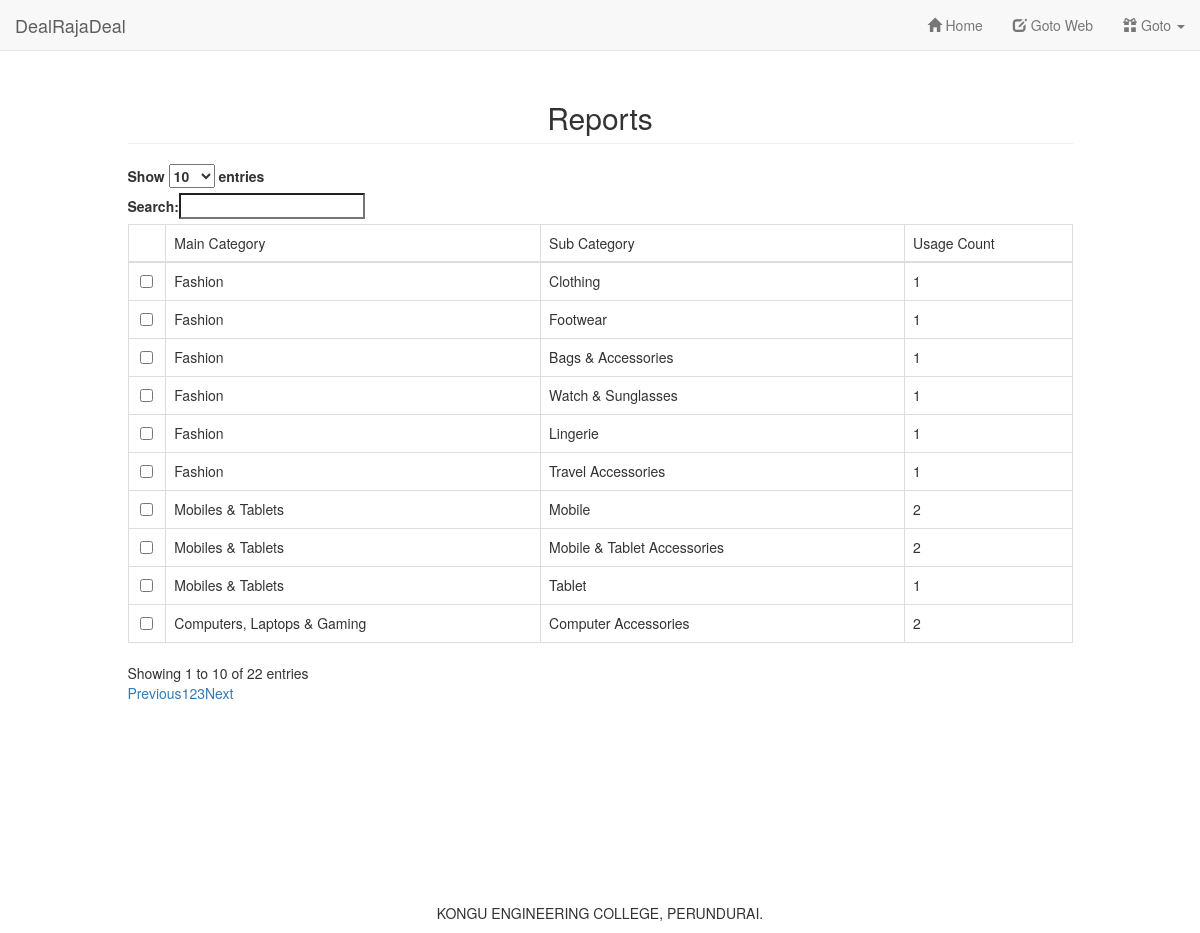
Page /admin/report.php on the committed database.
### tables this page shows
CREATE TABLE `sub_cat` (
  `sub_cat_id` int(10) NOT NULL,
  `cat_id` int(10) NOT NULL,
  `sub_cat_name` varchar(100) NOT NULL
);

CREATE TABLE `category` (
  `cat_id` int(10) NOT NULL,
  `main_cat` varchar(100) NOT NULL,
  `cat_img` varchar(500) NOT NULL
);

CREATE TABLE `user_category` (
  `cpn_cat` int(10) NOT NULL,
  `coupon_id` int(10) NOT NULL,
  `user_id` int(10) NOT NULL,
  `store_id` int(10) NOT NULL,
  `sub_cat_id` int(10) NOT NULL
);

### admin/report.php (the view, shortened to what this page needs)
<?php
include("../connectivity/extract.php");
$query = "select * from user_category GROUP BY sub_cat_id";
$result_qr = mysqli_query($connection,$query);
while($rows = mysqli_fetch_array($result_qr)){
    $belian =  $rows['sub_cat_id'];
    $query1 = "select count(*) as cnt from user_category WHERE sub_cat_id = '$belian'";
    $result_qr2 = mysqli_query($connection,$query1);
    while($row = mysqli_fetch_array($result_qr2)){
        $total_per_item[$belian] = $row['cnt'];
    }
}
?>
<!DOCTYPE html>
<html lang="en">
<head>
    <link href="css/bootstrap.min.css" rel="stylesheet">
    <link rel="stylesheet" href="https://maxcdn.bootstrapcdn.com/bootstrap/3.3.7/css/bootstrap.min.css">
    <link rel="stylesheet" href="https://maxcdn.bootstrapcdn.com/bootstrap/3.3.6/css/bootstrap.min.css" />
    <link rel="stylesheet" href="https://cdn.datatables.net/1.10.12/css/dataTables.bootstrap.min.css" />
</head>
<body>
<nav class="navbar navbar-default navbar-fixed-top">
    <div class="container-fluid">
        <div class="navbar-header">
            <a class="navbar-brand" href="">DealRajaDeal</a>
        </div>
        <div id="navbar" class="navbar-collapse collapse">
            <ul class="nav navbar-nav navbar-right">
                <li ><a href="index.php"><span class="glyphicon glyphicon-home"></span> Home</a></li>
                <li><a href="../"><span class="glyphicon glyphicon-edit"></span> Goto Web</a></li>
                <li class="dropdown">
                    <a class="dropdown-toggle" data-toggle="dropdown" href="#"><span class="glyphicon glyphicon-gift"></span>
                        Goto
                        <span class="caret"></span></a>
                </li>
            </ul>
        </div>
    </div>
</nav>
<div class="container"><br><br><br>
    <div class="row">
    <div class="col-md-8 col-md-offset-2">
    </div>
    <div class="col-md-10 col-md-offset-1">
        <h2 class="page-header text-center">Reports</h2>
    <form name="add_name" method="post">
        <div id="table" class="table-responsive">
            <table id="myTable" class="table table-bordered table-hover">
                <thead>
                <tr>
                    <td></td>
                    <td>Main Category</td>
                    <td>Sub Category</td>
                    <td>Usage Count</td>
                </tr>
                </thead>
                <?php
                $items =  $total_per_item;
                foreach ($items as $sub_cat_id=>$val) {
                    $query_deal = "select * from sub_cat,category where category.cat_id = sub_cat.cat_id and sub_cat.sub_cat_id = '$sub_cat_id' GROUP BY  sub_cat.sub_cat_id";
                    $res_deal = mysqli_query($connection, $query_deal);
                    while ($row_deal = mysqli_fetch_array($res_deal)) {
                            echo '
                   <tr>
                        <td align="center"><input type="checkbox" name="chk[]" value="' . $row_deal["sub_cat_id"] . '" /></td>
                        <td>' . $row_deal["main_cat"] . '</td>
                        <td>' . $row_deal["sub_cat_name"] . '</td>
                        <td>' . $val . '</td>
                   </tr>
                   ';
                    }
                }
                ?>
            </table>
        </div> <br/>
    </form><br>
    </div>
    </div>
</div>
<br><br><br><br>
<div class="col-md-12"><br><br><br><br>
    <footer class="footer text-center">
        <p>KONGU ENGINEERING COLLEGE, PERUNDURAI.</p>
    </footer>
</div>
</body>
</html>

### rows in the picture
sub_cat: cat.main_cat "Fashion", sub_cat_name "Clothing"
user_category: user "1", sub_cat "2"
sub_cat: cat.main_cat "Fashion", sub_cat_name "Footwear"
sub_cat: cat.main_cat "Fashion", sub_cat_name "Bags & Accessories"
sub_cat: cat.main_cat "Fashion", sub_cat_name "Watch & Sunglasses"
sub_cat: cat.main_cat "Fashion", sub_cat_name "Lingerie"
sub_cat: cat.main_cat "Fashion", sub_cat_name "Travel Accessories"
sub_cat: cat.main_cat "Mobiles & Tablets", sub_cat_name "Mobile"
sub_cat: cat.main_cat "Mobiles & Tablets", sub_cat_name "Mobile & Tablet Accessories"
sub_cat: cat.main_cat "Mobiles & Tablets", sub_cat_name "Tablet"
sub_cat: cat.main_cat "Computers, Laptops & Gaming", sub_cat_name "Computer Accessories"
